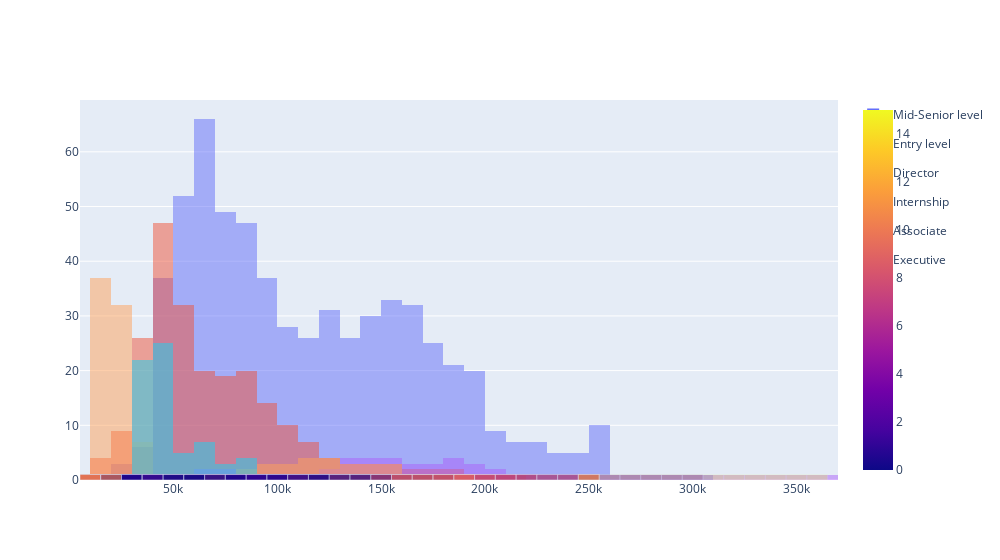

Notebook cell for this chart:
### Code cell
fig = go.Figure()
# fig = px.histogram(salary_df, x="Salary (Bucket)", color = "Experience Level", barmode = "overlay", pattern_shape='Experience in Years')
fig.add_traces(list(px.histogram(salary_df, x="Salary (Bucket)", color = "Experience Level", opacity = 0.5).select_traces()))
fig.update_layout(barmode = "overlay")

for value in salary_df["Experience Level"].unique():
    df_to_display = salary_df[salary_df["Experience Level"] == value]
    df_to_display = df_to_display[["Salary (Bucket)", "Experience in Years", "Experience Level", "Job ID"]]
    df_to_display = df_to_display.groupby(["Salary (Bucket)", "Experience in Years", "Experience Level", "Job ID"]).count().reset_index()
    # df_to_display = df_to_display.groupby(["Salary (Bucket)", "Experience in Years"]).count().reset_index()
    df_to_display['Frequency'] = 1
    df_to_display
    # dfg=dfg.rename(columns={"User": "Users"})

    # plot structure
    # fig = go.Figure()
    fig.add_traces(list(px.bar(df_to_display,
                x='Salary (Bucket)',
                y='Frequency',
                # title='Test',
                color='Experience in Years',
                barmode='stack',
                opacity = 0.25,
                color_continuous_scale = "greys").select_traces()))
    # fig.update_traces(width = 10000)

# fig.update_layout(barmode = "overlay")
fig.update_layout(width = 1000)
# fig.layout()
fig.show()

### Figure 1 — Plotly figure (JSON) as saved in the notebook; plotly's stock layout.template omitted (floating-point values rounded to 4 significant figures; data arrays with more than 128 entries replaced by an {"elided": "..."} marker saying what was removed)
{"data": [{"alignmentgroup": "True", "bingroup": "x", "hovertemplate": "Experience Level=Mid-Senior level<br>Salary (Bucket)=%{x}<br>count=%{y}<extra></extra>", "legendgroup": "Mid-Senior level", "marker": {"color": "#636efa", "opacity": 0.5, "pattern": {"shape": ""}}, "name": "Mid-Senior level", "offsetgroup": "Mid-Senior level", "orientation": "v", "showlegend": true, "type": "histogram", "x": {"elided": "1151 int values"}, "xaxis": "x", "yaxis": "y"}, {"alignmentgroup": "True", "bingroup": "x", "hovertemplate": "Experience Level=Entry level<br>Salary (Bucket)=%{x}<br>count=%{y}<extra></extra>", "legendgroup": "Entry level", "marker": {"color": "#EF553B", "opacity": 0.5, "pattern": {"shape": ""}}, "name": "Entry level", "offsetgroup": "Entry level", "orientation": "v", "showlegend": true, "type": "histogram", "x": {"elided": "487 int values"}, "xaxis": "x", "yaxis": "y"}, {"alignmentgroup": "True", "bingroup": "x", "hovertemplate": "Experience Level=Director<br>Salary (Bucket)=%{x}<br>count=%{y}<extra></extra>", "legendgroup": "Director", "marker": {"color": "#ab63fa", "opacity": 0.5, "pattern": {"shape": ""}}, "name": "Director", "offsetgroup": "Director", "orientation": "v", "showlegend": true, "type": "histogram", "x": [null, null, 130000, 140000, 150000, 160000, 170000, 180000, 190000, 200000, 130000, 140000, 150000, 60000, 70000, 60000, 70000, null, null, null, 180000, 190000, 200000, 210000, 150000, 160000, 170000, 180000, null, null, null, null, null, null, null, null, null, null, null, 250000, 260000, 270000, 280000, 290000, 300000, 310000, 320000, 330000, 340000, 350000, 360000, null, null, null, 150000, 160000, 170000, 180000, 190000, 120000, 130000, 140000, 120000, 130000, 140000], "xaxis": "x", "yaxis": "y"}, {"alignmentgroup": "True", "bingroup": "x", "hovertemplate": "Experience Level=Internship<br>Salary (Bucket)=%{x}<br>count=%{y}<extra></extra>", "legendgroup": "Internship", "marker": {"color": "#FFA15A", "opacity": 0.5, "pattern": {"shape": ""}}, "name": "Internship", "offsetgroup": "Internship", "orientation": "v", "showlegend": true, "type": "histogram", "x": {"elided": "182 int values"}, "xaxis": "x", "yaxis": "y"}, {"alignmentgroup": "True", "bingroup": "x", "hovertemplate": "Experience Level=Associate<br>Salary (Bucket)=%{x}<br>count=%{y}<extra></extra>", "legendgroup": "Associate", "marker": {"color": "#19d3f3", "opacity": 0.5, "pattern": {"shape": ""}}, "name": "Associate", "offsetgroup": "Associate", "orientation": "v", "showlegend": true, "type": "histogram", "x": {"elided": "170 int values"}, "xaxis": "x", "yaxis": "y"}, {"alignmentgroup": "True", "bingroup": "x", "hovertemplate": "Experience Level=Executive<br>Salary (Bucket)=%{x}<br>count=%{y}<extra></extra>", "legendgroup": "Executive", "marker": {"color": "#FF6692", "opacity": 0.5, "pattern": {"shape": ""}}, "name": "Executive", "offsetgroup": "Executive", "orientation": "v", "showlegend": true, "type": "histogram", "x": [120000, 130000, 140000, 30000, 40000, null, null, null], "xaxis": "x", "yaxis": "y"}, {"alignmentgroup": "True", "hovertemplate": "Salary (Bucket)=%{x}<br>Frequency=%{y}<br>Experience in Years=%{marker.color}<extra></extra>", "legendgroup": "", "marker": {"color": {"elided": "617 int values"}, "coloraxis": "coloraxis", "opacity": 0.25, "pattern": {"shape": ""}}, "name": "", "offsetgroup": "", "orientation": "v", "showlegend": false, "textposition": "auto", "type": "bar", "x": {"elided": "617 int values"}, "xaxis": "x", "y": {"elided": "617 int values"}, "yaxis": "y"}, {"alignmentgroup": "True", "hovertemplate": "Salary (Bucket)=%{x}<br>Frequency=%{y}<br>Experience in Years=%{marker.color}<extra></extra>", "legendgroup": "", "marker": {"color": {"elided": "227 int values"}, "coloraxis": "coloraxis", "opacity": 0.25, "pattern": {"shape": ""}}, "name": "", "offsetgroup": "", "orientation": "v", "showlegend": false, "textposition": "auto", "type": "bar", "x": {"elided": "227 int values"}, "xaxis": "x", "y": {"elided": "227 int values"}, "yaxis": "y"}, {"alignmentgroup": "True", "hovertemplate": "Salary (Bucket)=%{x}<br>Frequency=%{y}<br>Experience in Years=%{marker.color}<extra></extra>", "legendgroup": "", "marker": {"color": [], "coloraxis": "coloraxis", "opacity": 0.25, "pattern": {"shape": ""}}, "name": "", "offsetgroup": "", "orientation": "v", "showlegend": false, "textposition": "auto", "type": "bar", "x": [], "xaxis": "x", "y": [], "yaxis": "y"}, {"alignmentgroup": "True", "hovertemplate": "Salary (Bucket)=%{x}<br>Frequency=%{y}<br>Experience in Years=%{marker.color}<extra></extra>", "legendgroup": "", "marker": {"color": [8, 8, 8, 8, 0, 0, 0, 0, 9, 10, 0, 0, 9, 10, 8, 9, 10, 10, 8, 10, 10, 8, 10, 10, 8, 8, 10, 10, 8, 10, 10, 8, 10, 8, 15, 15, 15, 15, 15, 15, 15, 15, 15, 15, 15, 15], "coloraxis": "coloraxis", "opacity": 0.25, "pattern": {"shape": ""}}, "name": "", "offsetgroup": "", "orientation": "v", "showlegend": false, "textposition": "auto", "type": "bar", "x": [60000, 60000, 70000, 70000, 120000, 120000, 130000, 130000, 130000, 130000, 140000, 140000, 140000, 140000, 150000, 150000, 150000, 150000, 160000, 160000, 160000, 170000, 170000, 170000, 180000, 180000, 180000, 180000, 190000, 190000, 190000, 200000, 200000, 210000, 250000, 260000, 270000, 280000, 290000, 300000, 310000, 320000, 330000, 340000, 350000, 360000], "xaxis": "x", "y": [1, 1, 1, 1, 1, 1, 1, 1, 1, 1, 1, 1, 1, 1, 1, 1, 1, 1, 1, 1, 1, 1, 1, 1, 1, 1, 1, 1, 1, 1, 1, 1, 1, 1, 1, 1, 1, 1, 1, 1, 1, 1, 1, 1, 1, 1], "yaxis": "y"}, {"alignmentgroup": "True", "hovertemplate": "Salary (Bucket)=%{x}<br>Frequency=%{y}<br>Experience in Years=%{marker.color}<extra></extra>", "legendgroup": "", "marker": {"color": [0, 0, 0, 0, 0, 0, 0, 0, 0, 0, 0, 0, 0, 0, 0, 0, 0, 0, 0, 0, 0, 0, 0, 0, 1, 1, 2, 10, 10, 10, 10, 10, 10, 10, 10, 10, 10, 0, 0, 0, 0, 0, 0, 0, 0, 0, 0, 0, 0, 0, 0, 0, 0, 0, 0, 0, 0, 0, 1, 10, 10, 10, 10, 10, 10, 10, 10, 10, 10, 0, 0, 0, 0, 0, 0, 0, 0, 0, 0, 0, 0, 0, 0, 0, 0, 0, 0, 7, 0, 0, 0, 7, 0, 0, 7, 0, 0, 7, 0, 0, 7, 7, 7, 7, 7, 7, 7], "coloraxis": "coloraxis", "opacity": 0.25, "pattern": {"shape": ""}}, "name": "", "offsetgroup": "", "orientation": "v", "showlegend": false, "textposition": "auto", "type": "bar", "x": [10000, 10000, 10000, 10000, 10000, 10000, 10000, 10000, 10000, 10000, 10000, 10000, 10000, 10000, 10000, 10000, 10000, 10000, 10000, 10000, 10000, 10000, 10000, 10000, 10000, 10000, 10000, 10000, 10000, 10000, 10000, 10000, 10000, 10000, 10000, 10000, 10000, 20000, 20000, 20000, 20000, 20000, 20000, 20000, 20000, 20000, 20000, 20000, 20000, 20000, 20000, 20000, 20000, 20000, 20000, 20000, 20000, 20000, 20000, 20000, 20000, 20000, 20000, 20000, 20000, 20000, 20000, 20000, 20000, 30000, 30000, 30000, 30000, 30000, 30000, 30000, 80000, 80000, 90000, 90000, 90000, 100000, 100000, 100000, 110000, 110000, 110000, 110000, 120000, 120000, 120000, 120000, 130000, 130000, 130000, 140000, 140000, 140000, 150000, 150000, 150000, 160000, 170000, 180000, 190000, 200000, 210000], "xaxis": "x", "y": [1, 1, 1, 1, 1, 1, 1, 1, 1, 1, 1, 1, 1, 1, 1, 1, 1, 1, 1, 1, 1, 1, 1, 1, 1, 1, 1, 1, 1, 1, 1, 1, 1, 1, 1, 1, 1, 1, 1, 1, 1, 1, 1, 1, 1, 1, 1, 1, 1, 1, 1, 1, 1, 1, 1, 1, 1, 1, 1, 1, 1, 1, 1, 1, 1, 1, 1, 1, 1, 1, 1, 1, 1, 1, 1, 1, 1, 1, 1, 1, 1, 1, 1, 1, 1, 1, 1, 1, 1, 1, 1, 1, 1, 1, 1, 1, 1, 1, 1, 1, 1, 1, 1, 1, 1, 1, 1], "yaxis": "y"}, {"alignmentgroup": "True", "hovertemplate": "Salary (Bucket)=%{x}<br>Frequency=%{y}<br>Experience in Years=%{marker.color}<extra></extra>", "legendgroup": "", "marker": {"color": [0, 0, 0, 0, 0, 0, 0, 0, 0, 0, 0, 0, 0, 0, 0, 0, 0, 0, 0, 0, 0, 0, 3, 0, 0, 0, 0, 0, 0, 0, 0, 0, 0, 0, 0, 0, 0, 0, 0, 0, 0, 0, 0, 0, 0, 0, 3, 5, 0, 0, 0, 0, 0, 0, 0, 0, 0, 0, 0, 0, 0, 0, 0, 0, 0, 0, 1, 1, 1, 0, 0], "coloraxis": "coloraxis", "opacity": 0.25, "pattern": {"shape": ""}}, "name": "", "offsetgroup": "", "orientation": "v", "showlegend": false, "textposition": "auto", "type": "bar", "x": [20000, 30000, 30000, 30000, 30000, 30000, 30000, 30000, 30000, 30000, 30000, 30000, 30000, 30000, 30000, 30000, 30000, 30000, 30000, 30000, 30000, 30000, 30000, 40000, 40000, 40000, 40000, 40000, 40000, 40000, 40000, 40000, 40000, 40000, 40000, 40000, 40000, 40000, 40000, 40000, 40000, 40000, 40000, 40000, 40000, 40000, 40000, 40000, 50000, 50000, 50000, 50000, 50000, 60000, 60000, 60000, 60000, 60000, 60000, 60000, 70000, 70000, 70000, 80000, 80000, 80000, 80000, 90000, 100000, 110000, 120000], "xaxis": "x", "y": [1, 1, 1, 1, 1, 1, 1, 1, 1, 1, 1, 1, 1, 1, 1, 1, 1, 1, 1, 1, 1, 1, 1, 1, 1, 1, 1, 1, 1, 1, 1, 1, 1, 1, 1, 1, 1, 1, 1, 1, 1, 1, 1, 1, 1, 1, 1, 1, 1, 1, 1, 1, 1, 1, 1, 1, 1, 1, 1, 1, 1, 1, 1, 1, 1, 1, 1, 1, 1, 1, 1], "yaxis": "y"}, {"alignmentgroup": "True", "hovertemplate": "Salary (Bucket)=%{x}<br>Frequency=%{y}<br>Experience in Years=%{marker.color}<extra></extra>", "legendgroup": "", "marker": {"color": [0, 0, 0, 0, 0], "coloraxis": "coloraxis", "opacity": 0.25, "pattern": {"shape": ""}}, "name": "", "offsetgroup": "", "orientation": "v", "showlegend": false, "textposition": "auto", "type": "bar", "x": [30000, 40000, 120000, 130000, 140000], "xaxis": "x", "y": [1, 1, 1, 1, 1], "yaxis": "y"}], "layout": {"barmode": "overlay", "width": 1000}}
